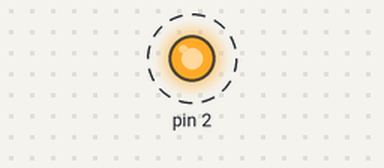
The sketch below on a simulated Arduino Uno, built with avr-gcc and run on an emulated ATmega328P. Parts: output pins drawn as LEDs (lit = HIGH). Dashed ring = blinking. What the sketch prints to the serial monitor is not drawn.

Above: at 0.7 s.
Timing chart, 0 to 3.0 s (numbered marks = the images above):
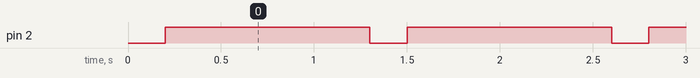

The sketch:

channelSwitchTest.ino
```cpp
byte currentChannel = 1;
void setup() {
  // put your setup code here, to run once:
  Serial.begin(1200);
  pinMode(2, OUTPUT);
  //pinMode(LED_BUILTIN, OUTPUT);
  digitalWrite(2, HIGH);
  //digitalWrite(LED_BUILTIN, LOW);
 // delay(5000);

}

void change_current_channel()
{

  if(currentChannel == 1) currentChannel = 2;
  else currentChannel = 1;

}

void switch_channel(byte channel)
{
  //Serial.write('s');
  digitalWrite(2, LOW);
  delay(100);
  if(channel == 1)
  {
    Serial.write("AT+C001");
  }
  else if (channel == 2)
  {
    Serial.write("AT+C002");
  }
  delay(100);
  digitalWrite(2, HIGH);
  while(Serial.available())
  {
    Serial.read();
  }
  //Serial.write('S');
}

void loop() {
  switch_channel(currentChannel);
  delay(100);
  char in = 'a';
  Serial.write(in);
  delay(1000);
  change_current_channel();
  switch_channel(currentChannel);
  delay(100);
  in = 'b';
  Serial.write(in);
  delay(1000);
  change_current_channel();
}
```

Measured:
- by itself, pin 2: alternates HIGH for 1.1 s and LOW for 0.20 s
